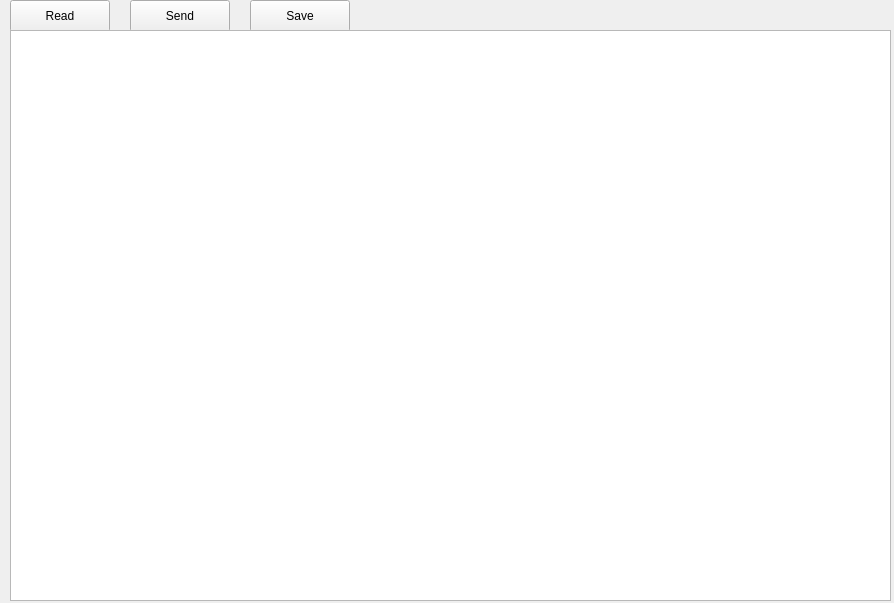
<?xml version="1.0" encoding="UTF-8"?>
<ui version="4.0">
 <class>ParameterForm</class>
 <widget class="QWidget" name="ParameterForm">
  <property name="geometry">
   <rect>
    <x>0</x>
    <y>0</y>
    <width>894</width>
    <height>603</height>
   </rect>
  </property>
  <property name="windowTitle">
   <string>Form</string>
  </property>
  <widget class="QPushButton" name="readBtn">
   <property name="geometry">
    <rect>
     <x>10</x>
     <y>0</y>
     <width>100</width>
     <height>32</height>
    </rect>
   </property>
   <property name="text">
    <string>Read</string>
   </property>
  </widget>
  <widget class="QPushButton" name="sendBtn">
   <property name="geometry">
    <rect>
     <x>130</x>
     <y>0</y>
     <width>100</width>
     <height>32</height>
    </rect>
   </property>
   <property name="text">
    <string>Send</string>
   </property>
  </widget>
  <widget class="QPushButton" name="saveBtn">
   <property name="geometry">
    <rect>
     <x>250</x>
     <y>0</y>
     <width>100</width>
     <height>32</height>
    </rect>
   </property>
   <property name="text">
    <string>Save</string>
   </property>
  </widget>
  <widget class="QTableView" name="tableView">
   <property name="geometry">
    <rect>
     <x>10</x>
     <y>30</y>
     <width>881</width>
     <height>571</height>
    </rect>
   </property>
  </widget>
 </widget>
 <resources/>
 <connections/>
</ui>
